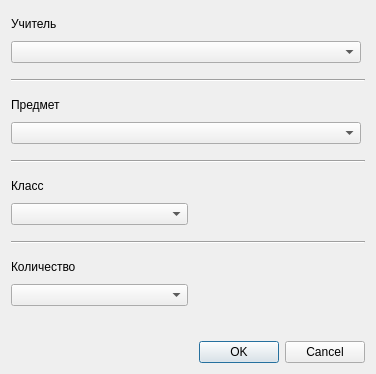
<?xml version="1.0" encoding="UTF-8"?>
<ui version="4.0">
 <class>dialogLesson</class>
 <widget class="QDialog" name="dialogLesson">
  <property name="geometry">
   <rect>
    <x>0</x>
    <y>0</y>
    <width>376</width>
    <height>374</height>
   </rect>
  </property>
  <property name="windowTitle">
   <string>Урок</string>
  </property>
  <layout class="QVBoxLayout" name="verticalLayout">
   <property name="spacing">
    <number>10</number>
   </property>
   <item>
    <layout class="QGridLayout" name="gridLayout_2">
     <property name="topMargin">
      <number>6</number>
     </property>
     <property name="bottomMargin">
      <number>6</number>
     </property>
     <item row="1" column="1">
      <widget class="QComboBox" name="teacher_combobox">
       <property name="sizePolicy">
        <sizepolicy hsizetype="MinimumExpanding" vsizetype="Fixed">
         <horstretch>0</horstretch>
         <verstretch>0</verstretch>
        </sizepolicy>
       </property>
       <property name="minimumSize">
        <size>
         <width>350</width>
         <height>0</height>
        </size>
       </property>
      </widget>
     </item>
     <item row="0" column="1">
      <widget class="QLabel" name="teacher_label">
       <property name="sizePolicy">
        <sizepolicy hsizetype="Minimum" vsizetype="Preferred">
         <horstretch>0</horstretch>
         <verstretch>0</verstretch>
        </sizepolicy>
       </property>
       <property name="text">
        <string>Учитель</string>
       </property>
       <property name="alignment">
        <set>Qt::AlignBottom|Qt::AlignLeading|Qt::AlignLeft</set>
       </property>
      </widget>
     </item>
     <item row="1" column="2">
      <spacer name="horizontalSpacer_4">
       <property name="orientation">
        <enum>Qt::Horizontal</enum>
       </property>
       <property name="sizeHint" stdset="0">
        <size>
         <width>40</width>
         <height>20</height>
        </size>
       </property>
      </spacer>
     </item>
    </layout>
   </item>
   <item>
    <widget class="Line" name="line">
     <property name="orientation">
      <enum>Qt::Horizontal</enum>
     </property>
    </widget>
   </item>
   <item>
    <layout class="QGridLayout" name="gridLayout_3">
     <property name="topMargin">
      <number>6</number>
     </property>
     <property name="bottomMargin">
      <number>6</number>
     </property>
     <item row="0" column="0">
      <widget class="QLabel" name="subject_label">
       <property name="sizePolicy">
        <sizepolicy hsizetype="Minimum" vsizetype="Preferred">
         <horstretch>0</horstretch>
         <verstretch>0</verstretch>
        </sizepolicy>
       </property>
       <property name="text">
        <string>Предмет</string>
       </property>
       <property name="alignment">
        <set>Qt::AlignBottom|Qt::AlignLeading|Qt::AlignLeft</set>
       </property>
      </widget>
     </item>
     <item row="1" column="0">
      <widget class="QComboBox" name="subject_combobox">
       <property name="sizePolicy">
        <sizepolicy hsizetype="MinimumExpanding" vsizetype="Fixed">
         <horstretch>0</horstretch>
         <verstretch>0</verstretch>
        </sizepolicy>
       </property>
       <property name="minimumSize">
        <size>
         <width>350</width>
         <height>0</height>
        </size>
       </property>
      </widget>
     </item>
     <item row="1" column="1">
      <spacer name="horizontalSpacer_2">
       <property name="orientation">
        <enum>Qt::Horizontal</enum>
       </property>
       <property name="sizeType">
        <enum>QSizePolicy::Expanding</enum>
       </property>
       <property name="sizeHint" stdset="0">
        <size>
         <width>40</width>
         <height>20</height>
        </size>
       </property>
      </spacer>
     </item>
    </layout>
   </item>
   <item>
    <widget class="Line" name="line_2">
     <property name="orientation">
      <enum>Qt::Horizontal</enum>
     </property>
    </widget>
   </item>
   <item>
    <layout class="QGridLayout" name="gridLayout_4">
     <property name="topMargin">
      <number>6</number>
     </property>
     <property name="bottomMargin">
      <number>6</number>
     </property>
     <item row="0" column="0">
      <widget class="QLabel" name="class_label">
       <property name="sizePolicy">
        <sizepolicy hsizetype="Minimum" vsizetype="Minimum">
         <horstretch>0</horstretch>
         <verstretch>0</verstretch>
        </sizepolicy>
       </property>
       <property name="text">
        <string>Класс</string>
       </property>
       <property name="alignment">
        <set>Qt::AlignBottom|Qt::AlignLeading|Qt::AlignLeft</set>
       </property>
      </widget>
     </item>
     <item row="1" column="0">
      <widget class="QComboBox" name="class_combobox">
       <property name="sizePolicy">
        <sizepolicy hsizetype="MinimumExpanding" vsizetype="Fixed">
         <horstretch>0</horstretch>
         <verstretch>0</verstretch>
        </sizepolicy>
       </property>
       <property name="minimumSize">
        <size>
         <width>20</width>
         <height>0</height>
        </size>
       </property>
      </widget>
     </item>
     <item row="1" column="1">
      <spacer name="horizontalSpacer_3">
       <property name="orientation">
        <enum>Qt::Horizontal</enum>
       </property>
       <property name="sizeHint" stdset="0">
        <size>
         <width>40</width>
         <height>20</height>
        </size>
       </property>
      </spacer>
     </item>
    </layout>
   </item>
   <item>
    <widget class="Line" name="line_3">
     <property name="orientation">
      <enum>Qt::Horizontal</enum>
     </property>
    </widget>
   </item>
   <item>
    <layout class="QGridLayout" name="gridLayout">
     <property name="topMargin">
      <number>6</number>
     </property>
     <property name="bottomMargin">
      <number>6</number>
     </property>
     <item row="1" column="0">
      <widget class="QComboBox" name="count_combobox">
       <property name="sizePolicy">
        <sizepolicy hsizetype="MinimumExpanding" vsizetype="Fixed">
         <horstretch>0</horstretch>
         <verstretch>0</verstretch>
        </sizepolicy>
       </property>
       <property name="minimumSize">
        <size>
         <width>20</width>
         <height>0</height>
        </size>
       </property>
      </widget>
     </item>
     <item row="0" column="0">
      <widget class="QLabel" name="count_label">
       <property name="sizePolicy">
        <sizepolicy hsizetype="Minimum" vsizetype="Minimum">
         <horstretch>0</horstretch>
         <verstretch>0</verstretch>
        </sizepolicy>
       </property>
       <property name="text">
        <string>Количество</string>
       </property>
       <property name="alignment">
        <set>Qt::AlignBottom|Qt::AlignLeading|Qt::AlignLeft</set>
       </property>
      </widget>
     </item>
     <item row="1" column="1">
      <spacer name="horizontalSpacer">
       <property name="orientation">
        <enum>Qt::Horizontal</enum>
       </property>
       <property name="sizeType">
        <enum>QSizePolicy::Expanding</enum>
       </property>
       <property name="sizeHint" stdset="0">
        <size>
         <width>40</width>
         <height>20</height>
        </size>
       </property>
      </spacer>
     </item>
    </layout>
   </item>
   <item>
    <spacer name="verticalSpacer">
     <property name="orientation">
      <enum>Qt::Vertical</enum>
     </property>
     <property name="sizeHint" stdset="0">
      <size>
       <width>20</width>
       <height>40</height>
      </size>
     </property>
    </spacer>
   </item>
   <item>
    <widget class="QDialogButtonBox" name="buttonBox">
     <property name="orientation">
      <enum>Qt::Horizontal</enum>
     </property>
     <property name="standardButtons">
      <set>QDialogButtonBox::Cancel|QDialogButtonBox::Ok</set>
     </property>
    </widget>
   </item>
  </layout>
 </widget>
 <resources/>
 <connections>
  <connection>
   <sender>buttonBox</sender>
   <signal>accepted()</signal>
   <receiver>dialogLesson</receiver>
   <slot>accept()</slot>
   <hints>
    <hint type="sourcelabel">
     <x>248</x>
     <y>254</y>
    </hint>
    <hint type="destinationlabel">
     <x>157</x>
     <y>274</y>
    </hint>
   </hints>
  </connection>
  <connection>
   <sender>buttonBox</sender>
   <signal>rejected()</signal>
   <receiver>dialogLesson</receiver>
   <slot>reject()</slot>
   <hints>
    <hint type="sourcelabel">
     <x>316</x>
     <y>260</y>
    </hint>
    <hint type="destinationlabel">
     <x>286</x>
     <y>274</y>
    </hint>
   </hints>
  </connection>
 </connections>
</ui>
